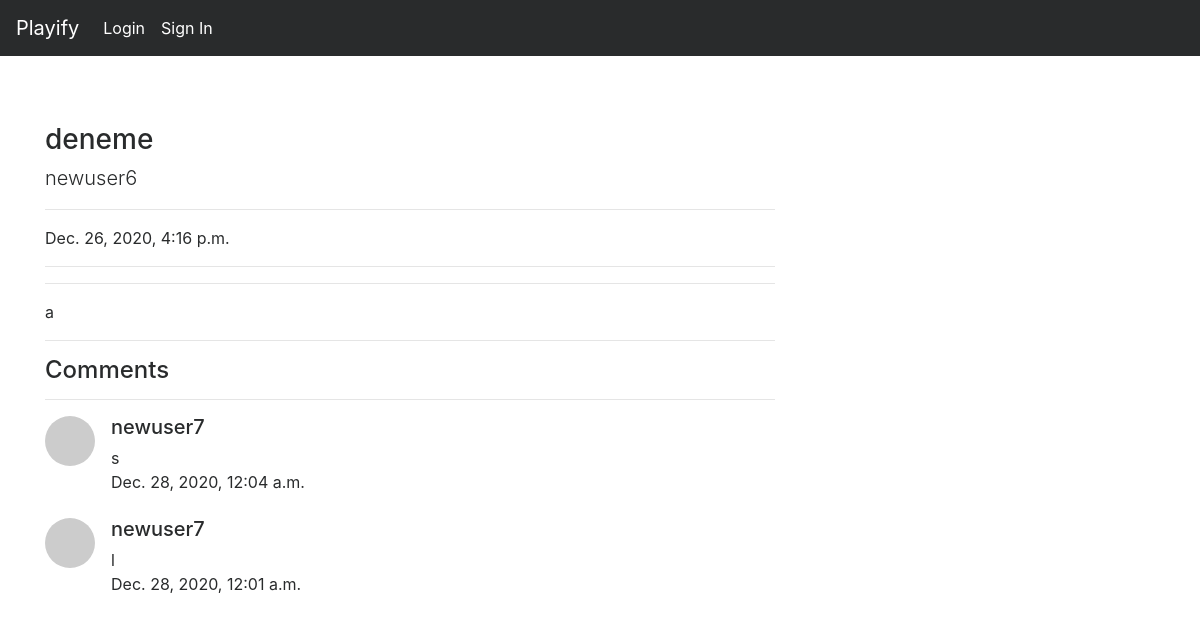
/articles/article/6, run on the app's committed database.
### article/models.py (models this page shows, shortened)
class Article(models.Model):
    author = models.ForeignKey("auth.User",on_delete = models.CASCADE,verbose_name = "Username ")
    title = models.CharField(max_length = 50,verbose_name = "Title")
    content = RichTextField()
    created_date = models.DateTimeField(auto_now_add=True,verbose_name="Creating Time")
    article_image = models.FileField(blank = True,null = True,verbose_name = "Add Image")
    class Meta:
        ordering = ['-created_date']

class Comment(models.Model):
    article = models.ForeignKey(Article,on_delete = models.CASCADE,verbose_name = "Post",related_name="comments")
    comment_author = models.CharField(max_length = 50,verbose_name = "Name")
    comment_content = models.CharField(max_length = 200,verbose_name = "Comment")
    comment_date = models.DateTimeField(auto_now_add=True)
    class Meta:
        ordering = ['-comment_date']

### article/views.py (the view)
# urls.py: path('article/<int:id>',views.detail,name = "detail"),
def detail(request,id):
    article = get_object_or_404(Article,id = id)
    comments = article.comments.all()
    return render(request,"detail.html",{"article":article,"comments":comments})

### templates/detail.html (shortened to what this page needs)
{% extends "layout.html" %}
{% block body %}
<div class="row">
    <div class="col-lg-8">
      <h3 class="mt-4">{{article.title}}</h3>
      <p class="lead">
        {{article.author.username}}
      </p>
      <hr>
      <p>{{article.created_date}}</p>
      <hr>
      <hr>
      <p class="lead">
          {{article.content|safe}}
      </p>
      <hr>
      <h4>Comments</h4>
      <hr>
      {% if comments %}
      {% for comment in comments  %}
        <div class="media mb-4">
          <img class="d-flex mr-3 rounded-circle" src="http://placehold.it/50x50" alt="">
          <div class="media-body">
            <h5 class="mt-0">{{comment.comment_author}}</h5>
            {{comment.comment_content}}<br>
            {{comment.comment_date}} <br>
          </div>
        </div>
      {% endfor %}
      {% endif %}
{% endblock body %}

### data on the page
Article: title "deneme", author.username "newuser6", created_date "Dec. 26, 2020, 4:16 p.m.", content "a"
Comment: comment_author "newuser7", comment_content "s", comment_date "Dec. 28, 2020, 12:04 a.m."
Comment: comment_author "newuser7", comment_content "l", comment_date "Dec. 28, 2020, 12:01 a.m."
